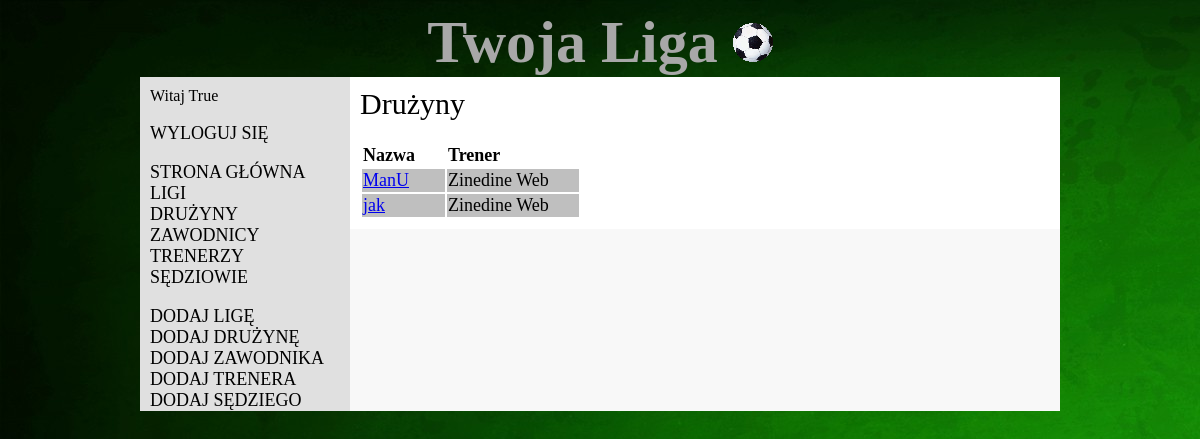
The app's page /teams/ (signed in), older data.
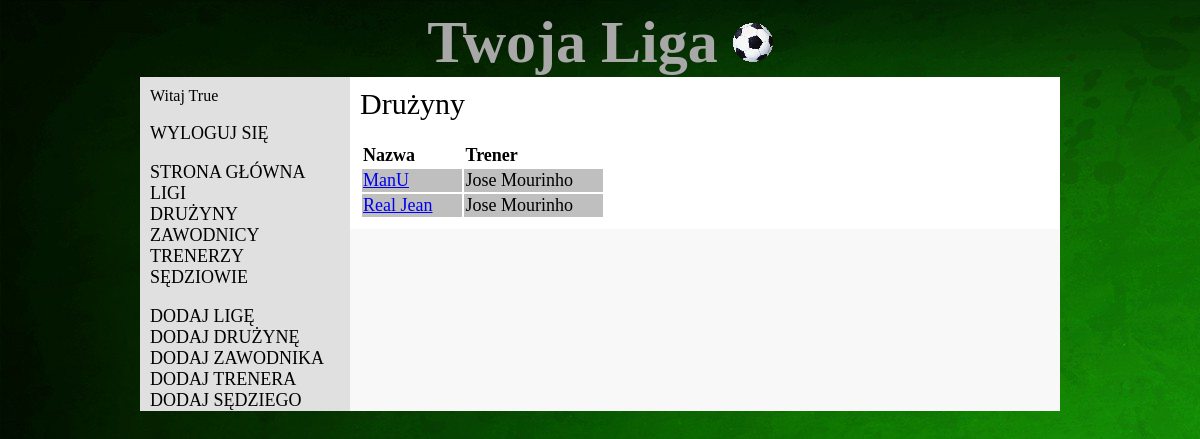
The same page, newer data.
### liga/models.py (models this page shows, shortened)
class Team(models.Model):
    name=models.CharField(max_length=50)
    available= models.BooleanField()
    coach=models.ForeignKey(Coach)

class Coach(models.Model):
    name=models.CharField(max_length=50)
    surname=models.CharField(max_length=50)

### liga/views.py (the view)
# urls.py: url(r'^teams/', views.teams, name='teams'),
def teams(request):
    teamslist = Team.objects.all().order_by('name')
    return render_to_response('teams.html', RequestContext(request, {'teamslist': teamslist}))

### liga/templates/teams.html (shortened to what this page needs)
<!DOCTYPE html>
{% extends "base.html" %}
{% block content %}
    <div class="title">Drużyny</div><br/>
    <table>
        <tr>
            <td><b>Nazwa</b></td>
            <td><b>Trener</b></td>
        </tr>
        {% for team in teamslist %}
            <tr>
                {% if team.available and request.session.verified %}
                    <td><a href="{% url 'editteam' team.id %}">{{ team.name }}</a></td>
                {% else %}
                    <td><a href="{% url 'currentteamsquad' team.id %}">{{ team.name }}</a></td>
                {% endif %}
                <td>{{ team.coach.name }} {{ team.coach.surname }}</td>
            </tr>
        {% endfor %}
    </table>
{% endblock %}

Row changes from the older to the newer data that the page shows:
changed through a linked row, Team "ManU": coach.name "Zinedine" → "Jose"; coach.surname "Web" → "Mourinho"
changed Team: name "jak" → "Real Jean"; coach.name "Zinedine" → "Jose"; coach.surname "Web" → "Mourinho"
